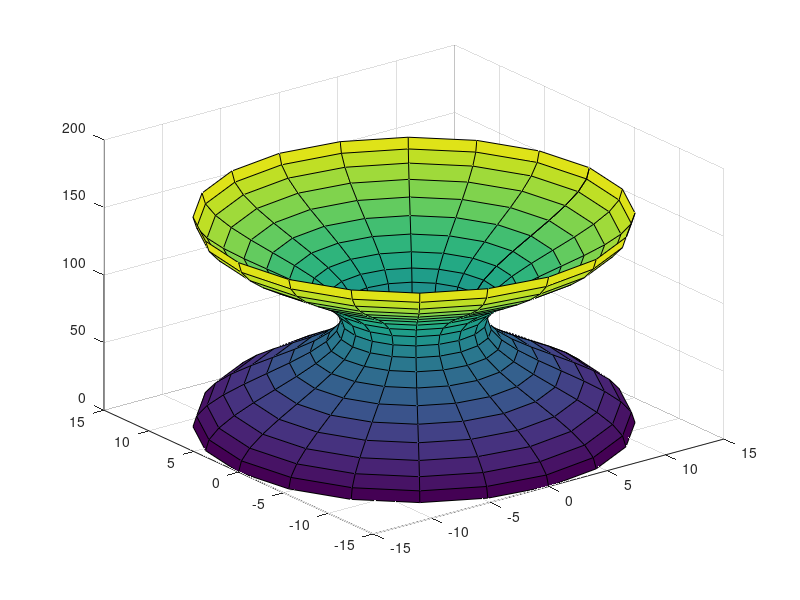

MATLAB code to generate this figure: (Note: this script raises an error after producing the figure.)
clc,clear
t = 0:pi/10:2*pi;
r = 2 + cos(t);
[X,Y,Z] = cylinder(r);
surf(5*X,5*Y,155*Z)
hold on;

f = 50; % Focal length in pixel
u = 60;
v = 85;
principalPoint = [u,v];
imageSize = [170,120];
intrinsics = cameraIntrinsics(f,principalPoint,imageSize);

camera1 = [11,20,77.5];
camera2 = [-11,-20,77.5];
camera3 = [-4,20,77.5];

up = [0, 0, 1];

centroid = [mean(5*X(:)), mean(5*Y(:)), mean(155*Z(:))];
% Compute the camera's f2 direction
f1 = centroid - camera1;
f2 = centroid - camera2;
f3 = centroid - camera3;
f1 = f1 / norm(f1);
f2 = f2 / norm(f2);
f3 = f3 / norm(f3);

% Compute the camera's r2 direction
r1 = cross(up, f1);
r2 = cross(up, f2);
r3 = cross(up, f3);
r1 = r1 / norm(r1);
r2 = r2 / norm(r2);
r3 = r3 / norm(r3);
% Compute the camera's true up direction
up1 = cross(f1, r1);
up2 = cross(f2, r2);
up3 = cross(f3, r3);
up1 = up1 / norm(up1);
up2 = up2 / norm(up2);
up3 = up3 / norm(up3);


% Construct the rotation matrix
R1 = -1*[r1', up1', -f1'];
R2 = -1*[r2', up2', -f2'];
R3 = -1*[r3', up3', -f3'];



T1 = -R1 * camera1';
T2 = -R2 * camera2';
T3 = -R3 * camera3';



% Create a cell array to hold camera poses

K1 = [R1,camera1'];
K2 = [R2,camera2'];
K3 = [R3,camera3'];
proj_mat1 = intrinsics.IntrinsicMatrix * K1;
proj_mat2 = intrinsics.IntrinsicMatrix * K2;
proj_mat3 = intrinsics.IntrinsicMatrix * K3;
% num_points = size(5*X, 1) * size(5*X, 2);
% object_points = [reshape(5*X, [1, num_points]); reshape(5*Y, [1, num_points]); reshape(155*Z, [1, num_points]); ones(1, num_points)];
xyz_points = [5*X(:), 5*Y(:), 155*Z(:)];


rigid1 = rigid3d(R1,T1');
rigid2 = rigid3d(R2,T2');
rigid3 = rigid3d(R3,T3');

p6 = uint32(1);
p7 = uint32(2);
p8 = uint32(3);


row1 = {p6,rigid1};
row2 = {p7,rigid2};
row3 = {p8,rigid3};

cameraPoses = cell2table([row1; row2; row3], 'VariableNames', {'ViewId', 'AbsolutePose'});

% sensor_size = 35;
sensor_w = imageSize(2);
sensor_h = imageSize(1);

near_distance = 5;
near_center1 = camera1 + near_distance * f1;
near_center2 = camera2 + near_distance * f2;
near_center3 = camera3 + near_distance * f3;
% 
% fov = 2 * atan(sensor_size / (2 * f));
fov_horizontal = 2 * atan((sensor_w / 2) / f);
fov_vertical = 2 * atan((sensor_h / 2) / f);
near_height = 2 * near_distance * tan(fov_vertical / 2);
near_width = 2 * near_distance * tan(fov_horizontal / 2);

% Camera 1 Near plane

near_top_left_1 = near_center1 + (near_height / 2) * up1 - (near_width / 2) * r1;
near_top_r1 = near_center1 + (near_height / 2) * up1 + (near_width / 2) * r1;
near_bottom_left_1 = near_center1 - (near_height / 2) * up1 - (near_width / 2) * r1;
near_bottom_r1 = near_center1 - (near_height / 2) * up1 + (near_width / 2) * r1;


% Camera 2 Near plane

near_top_left_2 = near_center2 + (near_height / 2) * up2 - (near_width / 2) * r2;
near_top_r2 = near_center2 + (near_height / 2) * up2 + (near_width / 2) * r2;
near_bottom_left_2 = near_center2 - (near_height / 2) * up2 - (near_width / 2) * r2;
near_bottom_r2 = near_center2 - (near_height / 2) * up2 + (near_width / 2) * r2;

% Camera 3 Near plane

near_top_left_3 = near_center3 + (near_height / 2) * up3 - (near_width / 2) * r3;
near_top_r3 = near_center3 + (near_height / 2) * up3 + (near_width / 2) * r3;
near_bottom_left_3 = near_center3 - (near_height / 2) * up3 - (near_width / 2) * r3;
near_bottom_r3 = near_center3 - (near_height / 2) * up3 + (near_width / 2) * r3;


far_distance = 50;
far_center1 = camera1 + far_distance * f1;
far_center2 = camera2 + far_distance * f2;
far_center3 = camera3 + far_distance * f3;

far_height = 2 * far_distance * tan(fov_vertical / 2);
far_width = 2 * far_distance * tan(fov_horizontal / 2);

% Camera 1 Far plane
far_top_left_1 = far_center1 + (far_height / 2) * up1 - (far_width / 2) * r1;
far_top_r1 = far_center1 + (far_height / 2) * up1 + (far_width / 2) * r1;
far_bottom_left_1 = far_center1 - (far_height / 2) * up1 - (far_width / 2) * r1;
far_bottom_r1 = far_center1 - (far_height / 2) * up1 + (far_width / 2) * r1;


% Camera 2 Far plane
far_top_left_2 = far_center2 + (far_height / 2) * up2 - (far_width / 2) * r2;
far_top_r2 = far_center2 + (far_height / 2) * up2 + (far_width / 2) * r2;
far_bottom_left_2 = far_center2 - (far_height / 2) * up2 - (far_width / 2) * r2;
far_bottom_r2 = far_center2 - (far_height / 2) * up2 + (far_width / 2) * r2;

% Camera 3 Far plane
far_top_left_3 = far_center3 + (far_height / 2) * up3 - (far_width / 2) * r3;
far_top_r3 = far_center3 + (far_height / 2) * up3 + (far_width / 2) * r3;
far_bottom_left_3 = far_center3 - (far_height / 2) * up3 - (far_width / 2) * r3;
far_bottom_r3 = far_center3 - (far_height / 2) * up3 + (far_width / 2) * r3;



% Cam visible points


cam1_points = camera_points(camera1,xyz_points,near_top_r1,near_top_left_1,near_bottom_left_1,near_bottom_r1,far_top_r1,far_top_left_1,far_bottom_left_1,far_bottom_r1);
cam2_points = camera_points(camera2,xyz_points,near_top_r2,near_top_left_2,near_bottom_left_2,near_bottom_r2,far_top_r2,far_top_left_2,far_bottom_left_2,far_bottom_r2);
cam3_points = camera_points(camera3,xyz_points,near_top_r3,near_top_left_3,near_bottom_left_3,near_bottom_r3,far_top_r3,far_top_left_3,far_bottom_left_3,far_bottom_r3);

%Getting rid of duplicates
% cam1_points = unique(cam1_points, 'rows');
% cam2_points = unique(cam2_points, 'rows');
% cam3_points = unique(cam3_points, 'rows');



% for i=1:size(cam1_points,1)
%     point_1 = cam1_points(i,:);
%     plot3(point_1(1), point_1(2), point_1(3), 'bx', 'MarkerSize', 10, 'LineWidth', 2);
% end

%Plot for the visble points

% for i=1:size(cam2_points,1)
%     point_2 = cam2_points(i,:);
%     plot3(point_2(1), point_2(2), point_2(3), 'rx', 'MarkerSize', 10, 'LineWidth', 2);
% end

% for i=1:size(cam3_points,1)
%     point_3 = cam3_points(i,:);
%     plot3(point_3(1), point_3(2), point_3(3), 'gx', 'MarkerSize', 10, 'LineWidth', 2);
% end

%Plot for the frusturm

plot_frustrum(near_top_r1,near_top_left_1,near_bottom_left_1,near_bottom_r1,far_top_r1,far_top_left_1,far_bottom_left_1,far_bottom_r1)
plot_frustrum(near_top_r2,near_top_left_2,near_bottom_left_2,near_bottom_r2,far_top_r2,far_top_left_2,far_bottom_left_2,far_bottom_r2)
plot_frustrum(near_top_r3,near_top_left_3,near_bottom_left_3,near_bottom_r3,far_top_r3,far_top_left_3,far_bottom_left_3,far_bottom_r3)



point_track_array = cell(0);




xyz_all_points = zeros(3,182)';
xyz_cams = zeros(3,182)';
jx = 1;

for i = 1:size(cam1_points, 1)
    xyz_all_points(jx,:) = cam1_points(i,:);
    xyz_cams(jx,1) = 1;
    jx = jx +1;
end


% Iterate through each point in camera_points_2
for i = 1:size(cam2_points, 1)
    % Check if the point is already in pointTrack
    idx = find(ismember(xyz_all_points, cam2_points(i,:), 'rows'));
    if ~isempty(idx)
        % If the point already exists, update the ViewIds for this camera
        xyz_cams(idx,2) = 2;
    else
        % If the point is new, add it to the pointTrack with ViewId 2    
        xyz_all_points(jx,:) = cam2_points(i,:);
        xyz_cams(jx,2) = 2;
        jx = jx +1;
    end
end

% Iterate through each point in camera_points_3
for i = 1:size(cam3_points, 1)
    % Check if the point is already in pointTrack
    idx = find(ismember(xyz_all_points, cam3_points(i,:), 'rows'));
    if ~isempty(idx)
        % If the point already exists, update the ViewIds for this camera
        xyz_cams(idx,3) = 3;
    else
        % If the point is new, add it to the pointTrack with ViewId 3
        xyz_all_points(jx,:) = cam3_points(i,:);
        xyz_cams(jx,3) = 3;
        jx = jx +1;
    end
end




point_track_array = pointTrack.empty(0,182);
jx = 1;

%Creating the pointTrack object array

for i = 1:size(xyz_all_points,1)
    point_3D = xyz_all_points(i,:);
    point_3D_cam = [point_3D,1]';
    cam_vec = xyz_cams(i,:);
    flag_1 = 0;
    flag_2 = 0;
    flag_3 = 0;
    id = [];
    if (cam_vec(1) ~= 0)
        id(end+1) = 1;
        object_point_1 = proj_mat1 * point_3D_cam;
        cam1_point_2D = object_point_1(1:2) ./ object_point_1(3);
        cam1_point_2D = cam1_point_2D';
        flag_1 = flag_1 + 1;
    end
    if (cam_vec(2) ~= 0)
        id(end+1) = 2;
        object_point_2 = proj_mat2 * point_3D_cam;
        cam2_point_2D = object_point_2(1:2) ./ object_point_2(3);
        cam2_point_2D = cam2_point_2D';
        flag_2 = flag_2 + 1;
    end
    if(cam_vec(3) ~= 0)
        id(end+1) = 3;
        object_point_3 = proj_mat3 * point_3D_cam;
        cam3_point_2D = object_point_3(1:2) ./ object_point_3(3);
        cam3_point_2D = cam3_point_2D';
        flag_3 = flag_3 + 1;
    end
    
    size_cams = numel(id);
    
    if(size_cams == 1 && flag_1 == 1 && flag_2 == 0 && flag_3 == 0)
        point_track_array(end+1) = pointTrack(id,cam1_point_2D);
    end
    
    if(size_cams == 1 && flag_1 == 0 && flag_2 == 1 && flag_3 == 0)
        point_track_array(end+1) = pointTrack(id,cam2_point_2D);
    end
    
    if(size_cams == 1 && flag_1 == 0 && flag_2 == 0 && flag_3 == 1)
        point_track_array(end+1) = pointTrack(id,cam3_point_2D);
    end
    
    if(size_cams == 2 && flag_1 == 1 && flag_2 == 1 && flag_3 == 0)
        mat_2 = [cam1_point_2D;cam2_point_2D];
        point_track_array(end+1) = pointTrack(id,mat_2);
    end
    
    if(size_cams == 2 && flag_1 == 1 && flag_2 == 0 && flag_3 == 1)
        mat_2 = [cam1_point_2D;cam3_point_2D];
        point_track_array(end+1) = pointTrack(id,mat_2);
    end
    
     if(size_cams == 2 && flag_1 == 0 && flag_2 == 1 && flag_3 == 1)
        mat_2 = [cam2_point_2D;cam3_point_2D];
        point_track_array(end+1) = pointTrack(id,mat_2);
     end
     
    if(size_cams == 3)
        mat_3=[cam1_point_2D;cam2_point_2D;cam3_point_2D];
        point_track_array(end+1) = pointTrack(id,mat_3);
    end
     
end


figure;
[xyzRefinedPoints,refinedPoses] = ...
    bundleAdjustment(xyz_all_points,point_track_array,cameraPoses,intrinsics);
pcshow(xyzRefinedPoints,'VerticalAxis','y','VerticalAxisDir',...
    'down','MarkerSize',45);
hold on
plotCamera(refinedPoses,'Size',10);
hold off
grid on



